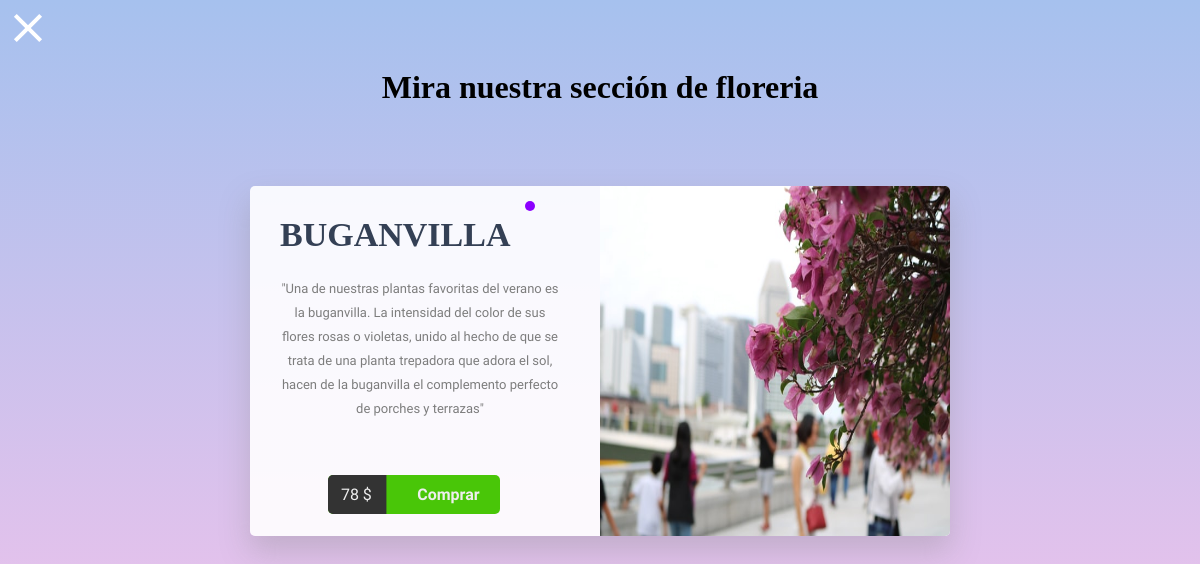
Page /plantas.php on the committed database.
### tables this page shows
CREATE TABLE `flowers` (
  `id` int(11) NOT NULL,
  `nombre` varchar(50) NOT NULL,
  `informacion` varchar(260) NOT NULL,
  `descripcion1` varchar(50) NOT NULL,
  `descripcion2` varchar(50) NOT NULL,
  `descripcion3` varchar(50) NOT NULL,
  `descripcion4` varchar(200) NOT NULL,
  `descripcion5` varchar(50) NOT NULL,
  `imagen` varchar(50) NOT NULL,
  `precio` int(11) NOT NULL
);

### plantas.php (the view, shortened to what this page needs)
<!DOCTYPE html>
<html lang="es">
    <head>
        <link rel="stylesheet" href="css/cards.css">
       </head>
<body>
    <div class="wrapper">
        <a href="./index.html" class="close-button">
          <div class="in">
            <div class="close-button-block"></div>
            <div class="close-button-block"></div>
          </div>
          <div class="out">
            <div class="close-button-block"></div>
            <div class="close-button-block"></div>
          </div>
        </a>
      </div>
    <div class="title">
        <h1>Mira  nuestra sección de floreria</h1>
    </div>
    <?php require_once "./conexion.php" ?>
    <?php
    $consulta= "SELECT * FROM flowers";
    $ejecutarconsulta= mysqli_query($db,$consulta);
    $verfilas= mysqli_num_rows($ejecutarconsulta);
    $fila= mysqli_fetch_array($ejecutarconsulta);
    if(!$ejecutarconsulta)
    {
        echo("ERROR en la consulta");
    }
    else
        {
            if($verfilas<1)
            {
                echo("Sin registros");
            }
            else
            {
                for($x=0; $x<=$fila; $x++)
                {
                    echo'
                    <div id="container">
                    <div class="product-details">
                    <h1>'.$fila[1].'</h1>
                        <p class="information"><font size="2">"'.$fila[2].'"</font></p>
                <div class="control">
                  <br>
                    <button class="btn" title="comprar" name="comprar" type="submit" method="GET">
                     <span class="price">'.$fila[9].' $</span>
                   <span class="shopping-cart"><i class="fa fa-shopping-cart" aria-hidden="true"></i></span>
                   <span class="buy">Comprar</span>
                 </button>
                </div>
                </div>
                <div class="product-image">
                    '.$fila[8].'
                 <div class="info">
                    <h2>Descripción</h2>
                    <ul>
                        <li><strong>Necesidad del sol: </strong>'.$fila[3].'</li>
                        <li><strong>Necesidad del suelo: </strong>'.$fila[4].'</li>
                        <li><strong>Altura: </strong>'.$fila[5].'</li>
                        <li><strong>Florece en: </strong>'.$fila[6].'</li>
                        <li><strong>Cuidados: </strong>'.$fila[7].'</li>
                    </ul>
                </div>
                </div>
                </div>
                    ';
               $fila=mysqli_fetch_array($ejecutarconsulta);
               }
            }
        }
    ?>
</body>
</html>

### css/cards.css (style rules this page uses)
body { background-image: linear-gradient(to top, #fbc2eb 0%, #a6c1ee 100%); background-attachment: fixed; background-size: cover; }
#container { box-shadow: 0 15px 30px 1px rgba(128, 128, 128, 0.31); background: rgba(255, 255, 255, 0.90); text-align: center; border-radius: 5px; overflow: hidden; margin: 5em auto; height: 350px; width: 700px; }
.product-details { position: relative; text-align: left; overflow: hidden; padding: 30px; height: 100%; float: left; width: 40%; }
#container .product-details h1 { font-family: 'Old Standard TT', serif; display: inline-block; position: relative; font-size: 34px; color: #344055; margin: 0; }
#container .product-details h1:before { position: absolute; content: ''; right: 0%; top: 0%; transform: translate(25px, -15px); font-family: 'Farsan', cursive; display: inline-block; background: #8c00ff; border-radius: 5px; font-size: 14px; padding: 5px; color: #FFF; margin: 0; animation: chan-sh 4s ease infinite; }
#container .product-details > p { font-family: 'Farsan', cursive; text-align: center; font-size: 20px; color: #7d7d7d; }
.control { position: absolute; bottom: 20%; left: 22.8%; }
.btn { transform: translateY(0px); transition: 0.3s linear; background: #49C608; border-radius: 5px; position: relative; overflow: hidden; cursor: pointer; outline: none; border: none; color: #eee; padding: 0; margin: 0; }
.btn span { font-family: 'Farsan', cursive; transition: transform 0.3s; display: inline-block; padding: 10px 20px; font-size: 1.2em; margin:0; }
.btn .price, .shopping-cart { background: #333; border: 0; margin: 0; }
.btn .price { transform: translateX(-10%); padding-right: 15px; }
.btn .buy { z-index: 3; font-weight: bolder; }
.product-image { transition: all 0.3s ease-out; display: inline-block; position: relative; overflow: hidden; height: 100%; float: right; width: 50%; display: inline-block; }
#container img { width: 100%;height: 100%; }
.title { text-align: center; }
.close-button { display: block; width: 40px; height: 40px; position: relative; overflow: hidden; }
.close-button > div { position: relative; }
.close-button-block { width: 40px; height: 20px; position: relative; overflow: hidden; }
.close-button-block:before, .close-button-block:after { content: ""; position: absolute; bottom: 0; left: calc(55% - 4px); display: block; width: 4px; height: 25px; transform-origin: bottom center; background: white; transition: all ease-out 280ms; }
.close-button-block:last-of-type { transform: rotate(180deg); }
.close-button .in .close-button-block:before { transition-delay: 280ms; transform: translateX(20px) translateY(-20px) rotate(45deg); }
.close-button .in .close-button-block:after { transition-delay: 280ms; transform: translateX(-22px) translateY(-22px) rotate(-45deg); }
.close-button .out { position: absolute; top: 0; left: 0; }
.close-button .out .close-button-block:before { transform: translateX(-5px) translateY(5px) rotate(45deg); }
.close-button .out .close-button-block:after { transform: translateX(5px) translateY(5px) rotate(-45deg); }

### rows in the picture
flowers: nombre "BUGANVILLA", informacion "Una de nuestras plantas favoritas del verano es la buganvilla. La intensidad del color de sus flores rosas o violetas, unido al hecho de que se trata de una planta trepadora que adora el sol, hacen de la buganvilla el complemento perfecto de porches y terrazas", precio "78", imagen (picture)
